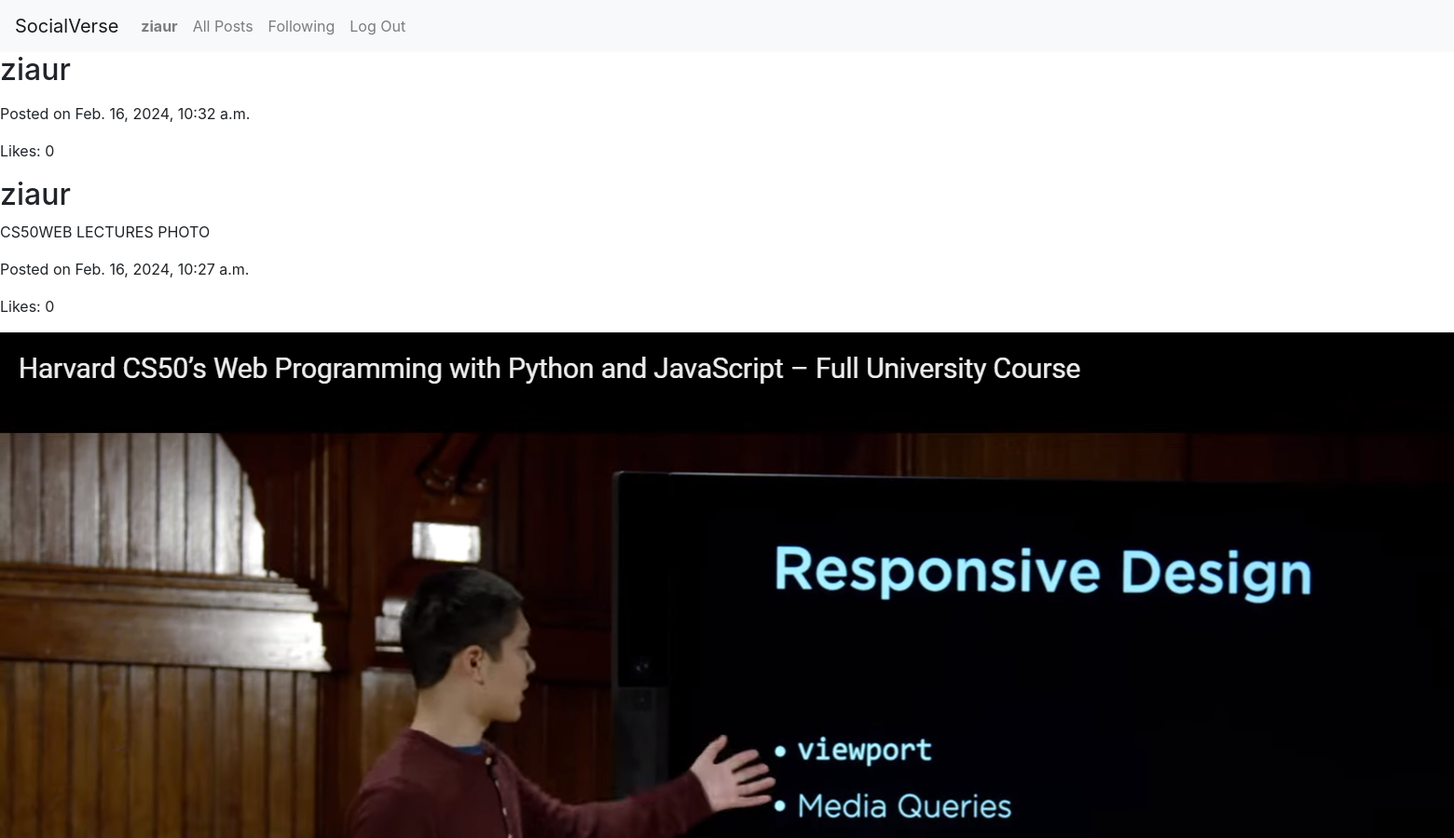
Page /allPosts (signed in, upper part) on the earlier database version.
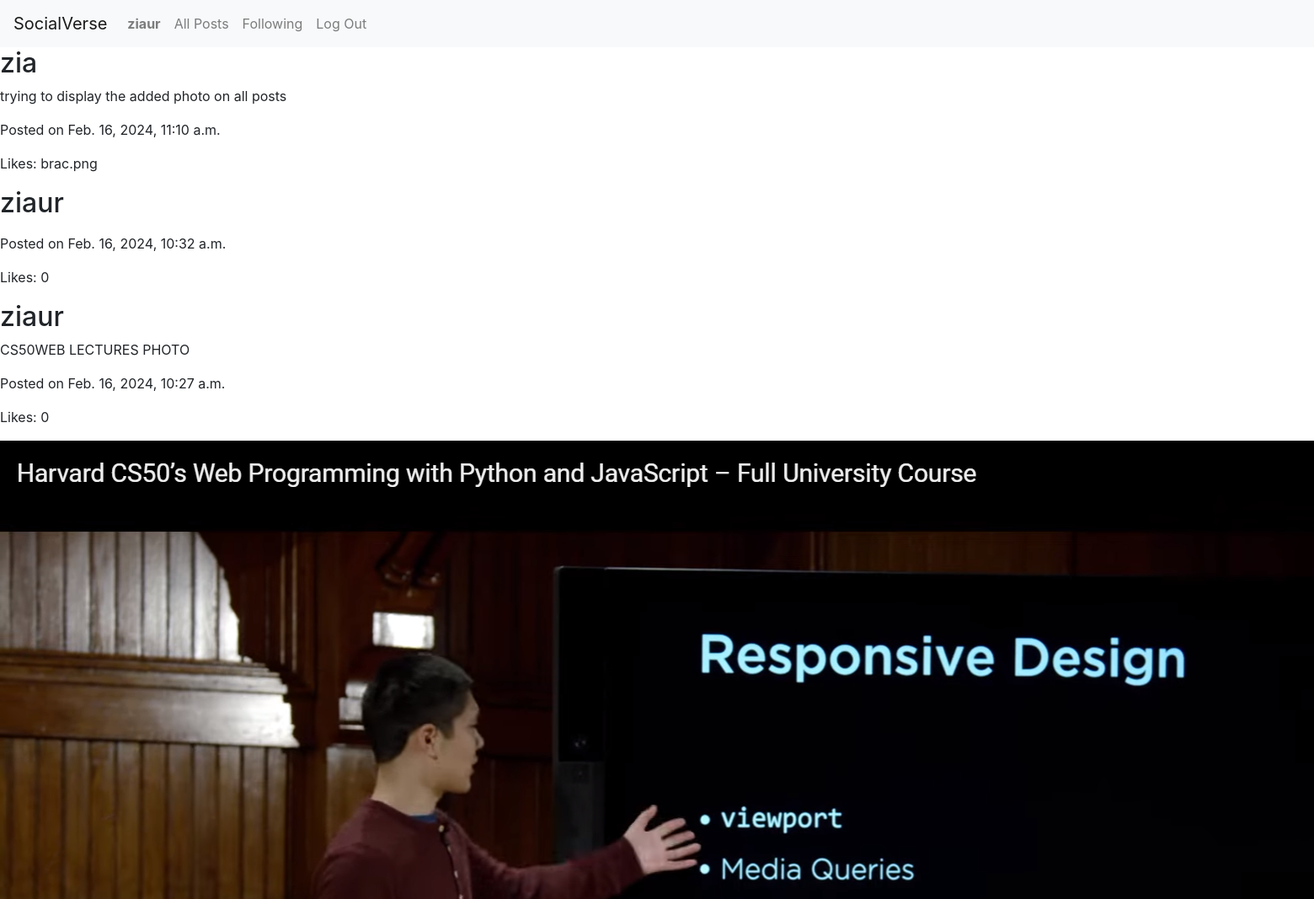
Same page on the later database version.
### network/models.py (models this page shows, shortened)
class User(AbstractUser):
    pass

class Post(models.Model):
    user = models.ForeignKey(User, on_delete=models.CASCADE, default=None, related_name="author")
    content = models.TextField(max_length=150)
    image = models.ImageField(upload_to='posts/', null=True, blank=True)
    post_date = models.DateTimeField(auto_now_add=True)
    likes = models.ImageField(default=0)

### network/views.py (the view)
# urls.py: path('allPosts', views.allPosts, name='allPosts')
@login_required
def allPosts(request):
    posts = Post.objects.all().order_by('-post_date')
    return render(request, 'all_posts.html', {'posts': posts})

### network/templates/all_posts.html
{% extends "network/layout.html" %}
{% block body %}
{% for post in posts %}
    <div>
        <h2>{{ post.user.username }}</h2>
        <p>{{ post.content }}</p>
        <p>Posted on {{ post.post_date }}</p>
        <p>Likes: {{ post.likes }}</p>
        {% if post.image %}
            <img src="{{ post.image.url }}" alt="Post image">
        {% endif %}
    </div>
{% endfor %}
{% endblock %}

### network/templates/network/layout.html (shortened to what this page needs)
{% load static %}
<!DOCTYPE html>
<html lang="en">
    <head>
        <link rel="stylesheet" href="https://stackpath.bootstrapcdn.com/bootstrap/4.4.1/css/bootstrap.min.css">
        <link href="{% static 'network/styles.css' %}" rel="stylesheet">
    </head>
    <body>
        <nav class="navbar navbar-expand-lg navbar-light bg-light">
            <a class="navbar-brand" href="{% url 'allPosts' %}">SocialVerse</a>
            <div>
              <ul class="navbar-nav mr-auto">
                {% if user.is_authenticated %}
                    <li class="nav-item">
                        <a class="nav-link" href="#"><strong>{{ user.username }}</strong></a>
                    </li>
                {% endif %}
                <li class="nav-item">
                  <a class="nav-link" href="{% url 'allPosts' %}">All Posts</a>
                </li>
                {% if user.is_authenticated %}
                    <li class="nav-item">
                        <a class="nav-link" href="#">Following</a>
                    </li>
                    <li class="nav-item">
                        <a class="nav-link" href="{% url 'logout' %}">Log Out</a>
                    </li>
                {% endif %}
              </ul>
            </div>
          </nav>
        <div class="body">
            {% block body %}
            {% endblock %}
        </div>
    </body>
</html>

Differences in the rows shown:
added Post: user.username "zia", content "trying to display the added photo on all posts", post_date "Feb. 16, 2024, 11:10 a.m.", likes "brac.png"
